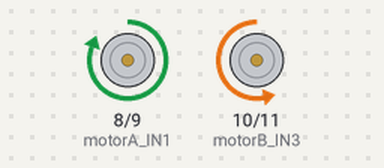
A sketch run on a simulated Arduino Uno, built with avr-gcc and run on an emulated ATmega328P. Parts: motor-driver pin pairs drawn as motors (green arrow = first pin HIGH = forward, orange = second pin HIGH = backward, longer = more drive, scaled by the enable pin).

Above: at 1.0 s.
At 3.0 s:
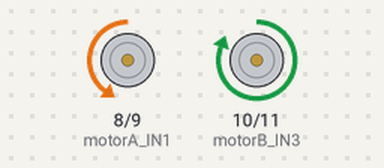
At 5.0 s:
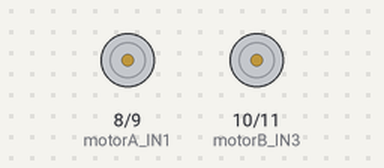
Timing chart, 0 to 7.8 s (numbered marks = the images above):
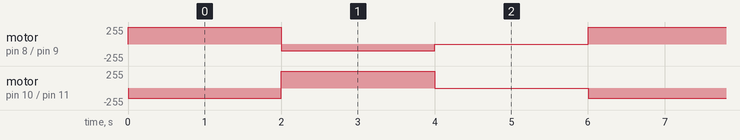

Measured:
- by itself, motor on pin 8 (motorA_IN1) / pin 9 (motorA_IN2): repeats every 6.0 s: backward 100/255 2.0 s, stopped 2.0 s, forward 255/255 2.0 s
- by itself, motor on pin 10 (motorB_IN3) / pin 11 (motorB_IN4): repeats every 6.0 s: forward 255/255 2.0 s, stopped 2.0 s, backward 150/255 2.0 s

The sketch:

Control_Motor_Puente_H.ino
```cpp
    // Pines de control para el Motor A
    int motorA_IN1 = 8;
    int motorA_IN2 = 9;
    int motorA_ENA = 3; // Pin PWM

    // Pines de control para el Motor B
    int motorB_IN3 = 10;
    int motorB_IN4 = 11;
    int motorB_ENB = 5; // Pin PWM

    void setup() {
      // Configurar pines como salidas
      pinMode(motorA_IN1, OUTPUT);
      pinMode(motorA_IN2, OUTPUT);
      pinMode(motorA_ENA, OUTPUT);
      pinMode(motorB_IN3, OUTPUT);
      pinMode(motorB_IN4, OUTPUT);
      pinMode(motorB_ENB, OUTPUT);
    }

    void loop() {
      // Motor A hacia adelante, velocidad máxima
      digitalWrite(motorA_IN1, HIGH);
      digitalWrite(motorA_IN2, LOW);
      analogWrite(motorA_ENA, 255);

      // Motor B hacia atrás, velocidad media
      digitalWrite(motorB_IN3, LOW);
      digitalWrite(motorB_IN4, HIGH);
      analogWrite(motorB_ENB, 150);

      delay(2000); // Esperar 2 segundos

      // Motor A hacia atrás, velocidad baja
      digitalWrite(motorA_IN1, LOW);
      digitalWrite(motorA_IN2, HIGH);
      analogWrite(motorA_ENA, 100);

      // Motor B hacia adelante, velocidad máxima
      digitalWrite(motorB_IN3, HIGH);
      digitalWrite(motorB_IN4, LOW);
      analogWrite(motorB_ENB, 255);

      delay(2000); // Esperar 2 segundos

      // Detener ambos motores
      digitalWrite(motorA_IN1, LOW);
      digitalWrite(motorA_IN2, LOW);
      digitalWrite(motorB_IN3, LOW);
      digitalWrite(motorB_IN4, LOW);
      analogWrite(motorA_ENA, 0);
      analogWrite(motorB_ENB, 0);

      delay(2000); // Esperar 2 segundos
    } 
```
